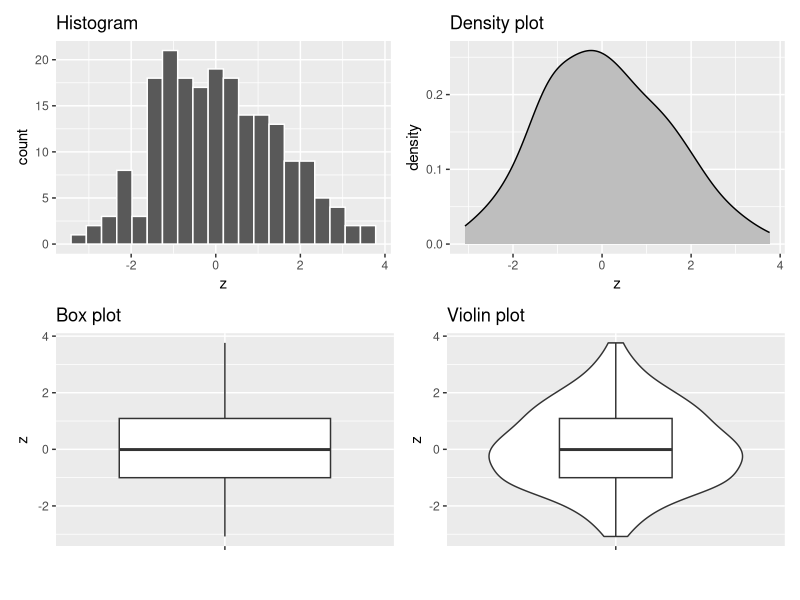

This figure's R source: (Note: this script raises an error after producing the figure.)
## ---- chunk 1
knitr::opts_chunk$set(echo = FALSE, warning = FALSE, message = FALSE)

## ---- chunk 2
library(tidyverse)
library(patchwork)
library(here)


countries <- read.csv(here("data", "countries.csv"))
## ---- chunk 3

x = rnorm(100) - 1 
names(x) = rep("x", 100)
y = rnorm(100) + 1
names(y) = rep("y", 100)
z = c(x,y)

data = data.frame(origin=names(z), value=z, row.names=NULL)


p1 <- data %>% ggplot(aes(x=z))+geom_histogram(bins = 20, color="white") + labs(title = "Histogram")
p2 <- data %>% ggplot(aes(x=z))+geom_density(fill="grey") + labs(title = "Density plot")
p3 <- data %>% ggplot(aes(y=z, x=""))+geom_boxplot() + labs(x = "") + labs(title = "Box plot")
p4 <- data %>% ggplot(aes(y=z, x=""))+geom_violin()+geom_boxplot(width=0.4) + labs(x = "") + labs(title = "Violin plot")

(p1 | p2 ) / (p3 | p4 )

## ---- chunk 4

knitr::include_graphics(here("images","sampling_distribution.PNG"))
## ---- chunk 5
complement <- function(y, rho, x) {
  if (missing(x)) x <- rnorm(length(y)) # Optional: supply a default if `x` is not given
  y.perp <- residuals(lm(x ~ y))
  rho * sd(y.perp) * y + y.perp * sd(y) * sqrt(1 - rho^2)
}

y <- rnorm(50, sd=10)
x <- 1:50 # Optional
rho <- c(0, 0.2, 0.4, 0.6, 0.8, 1)
X <- data.frame(z=as.vector(sapply(rho, function(rho) complement(y, rho, x))),
                rho=ordered(rep(signif(rho, 2), each=length(y))),
                y=rep(y, length(rho)))
    

ggplot(X, aes(y,z, group=rho)) + 
  geom_smooth(method="lm", se=FALSE) + 
  geom_rug(sides="b") + 
  geom_point(aes(fill=rho), alpha=1/2, shape=21) +
  facet_wrap(~ rho)
## ---- chunk 6
set.seed(42)
edu <- round (rnorm (100, mean = 15, sd = 4), digits=0)
set.seed (24)
rand <- round(rnorm (100, mean = 1000, sd = 50), digits=0)
rand.2 <- round(rnorm (100, mean = 2000, sd = 300), digits=0)
inc <- edu*rand
inc.2 <- edu*rand.2

data <- data.frame(x = edu, y = c(inc, inc.2), group = c(rep(1,100), rep(2,100)), row.names = NULL)

data %>% ggplot(aes(x=x, y=y, color = group, group=group))+
  geom_point()+
  geom_smooth(method = "lm", se=FALSE)+
  labs(title = "Simulated data",
       subtitle = "Light blue population has higher regression coefficient but lower correlation",
       x = "Years of education",
       y = "Monthly income in CZK")+
  theme(legend.position = "none")

## ---- chunk 7

p1 <- countries %>% ggplot(aes(x=uni_prc, y=life_exp))+
  geom_point()+
  scale_y_continuous (limits = c(76,83))+
  labs(x="",
       y="life expectancy")

p2 <- countries %>% ggplot(aes(x=uni_prc, y=life_exp))+
  geom_smooth(method = "lm", se=FALSE)+
    scale_y_continuous (limits = c(76,83))+
  labs(x="",
       y="")

p3 <- countries %>% ggplot(aes(x=uni_prc, y=life_exp))+
  geom_point()+
  geom_smooth(method = "lm", se=FALSE)+
    scale_y_continuous (limits = c(76,83))+
  labs(x="percentage of people with university degree",
       y="life expectancy")

p4 <- countries %>% ggplot(aes(x=uni_prc, y=life_exp))+
  geom_point()+
  geom_smooth()+
    scale_y_continuous (limits = c(76,83))+
  labs(x="percentage of people with university degree",
       y="")


patchwork <- (p1 | p2 ) / (p3 | p4 )

patchwork +   plot_annotation(title = 'Association between university education and life expectancy in selected countries')

## ---- chunk 8

knitr::include_graphics(here("images","linear-regression.png"))
## ---- chunk 9
set.seed(1234)

ss_df = tibble::tibble(x = 1:10,
                       y = 2 + x + rnorm(n = 10, sd = 2))

ss_mod = lm(y ~ x, data = ss_df)
ss_df$pred = predict(ss_mod)
ss_df$label_pos = ifelse(ss_df$pred < ss_df$y,
                         ss_df$pred + (ss_df$y - ss_df$pred) / 2,
                         ss_df$pred - (ss_df$pred - ss_df$y) / 2)
ss_df$res = ss_df$y - ss_df$pred

ggplot(ss_df,aes(x = x, y = y, label = round(y - pred, 1))) +
  geom_point() +
  geom_smooth(method = "lm", se = F) +
  geom_segment(aes(xend = x, yend = pred, color = "tomato"), show.legend = F) +
  geom_text(aes(x = x, y = label_pos), nudge_x = 0.2, color = "tomato")
  
## ---- chunk 10


countries %>% mutate(postsoviet = as.numeric(postsoviet=="yes")) %>% 
  ggplot(aes(x=postsoviet, y = life_exp))+
     stat_summary(fun = mean, geom = "point", shape=20, size=8, color="red", fill="red") + 
    stat_summary(fun.data = mean_se, geom = "errorbar", color = "red", width=0.1, fun.args = list(mult = 2))+
    geom_point(alpha=0.3)+ 
  geom_smooth(method = "lm", se=FALSE)+
  scale_x_continuous(breaks = c(0,1), labels = c("non-postsoviet", "postsoviet"))+
  labs(x = "",
       y = "life expectancy",
       caption = "Red error bars indicate 95% CI of the mean values")
